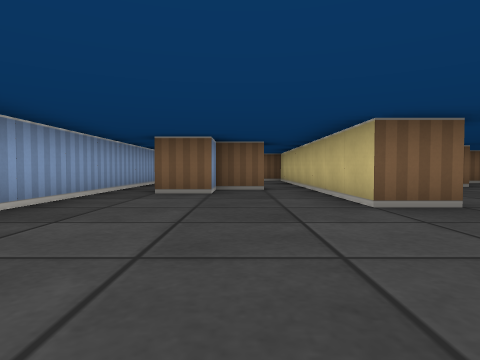
View 1 (above)

17 first-person views from a walk through a cub3D ray-caster map. The camera is about half as high as the walls, tilts 2° down and sees 75° across. The floor is counted in squares. Each view is taken from the middle of a square. On the plan, view 1 faces up. The plan holds only what a view shows up to about 9 squares ahead; the rest is blank. The place goes on beyond the plan.

View 2
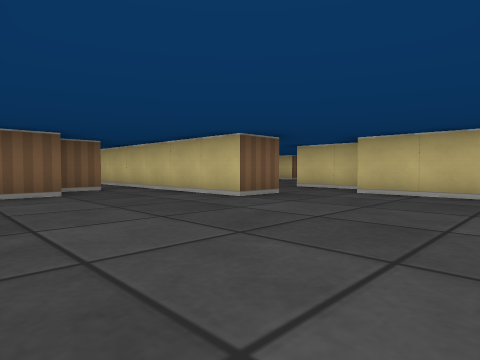

View 3
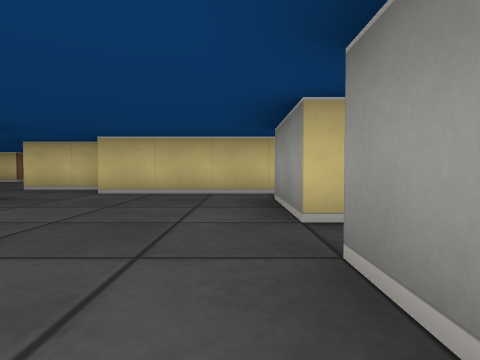

View 4
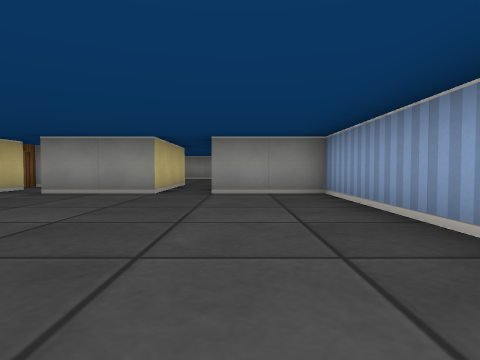

View 5
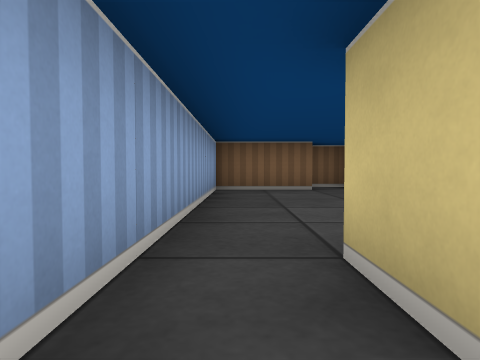

View 6
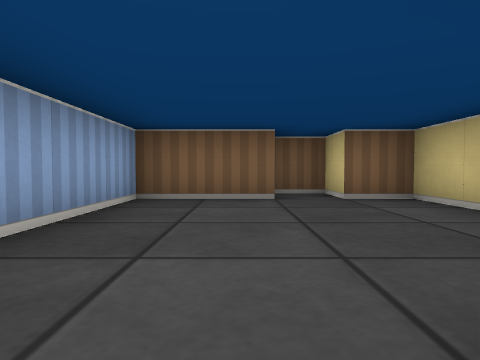

View 7
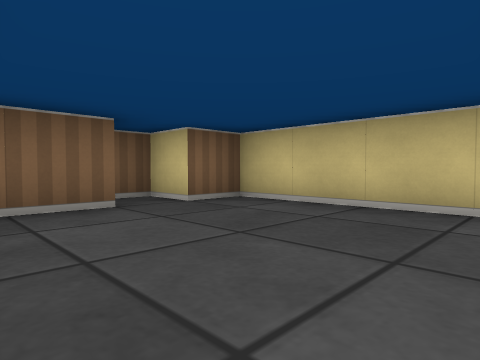

View 8
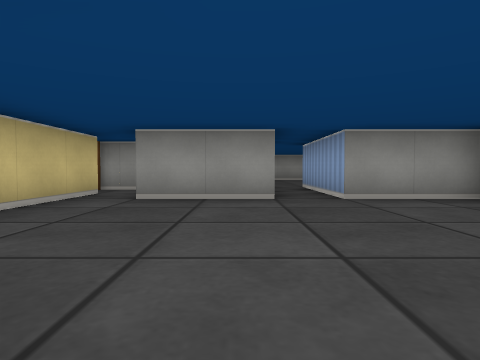

View 9
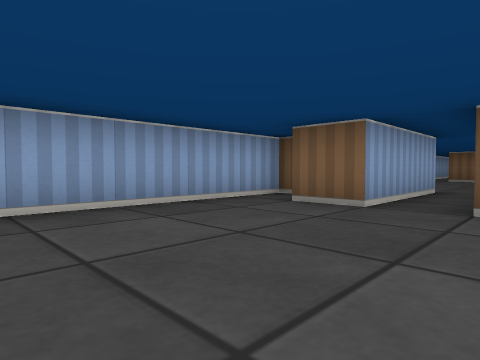

View 10
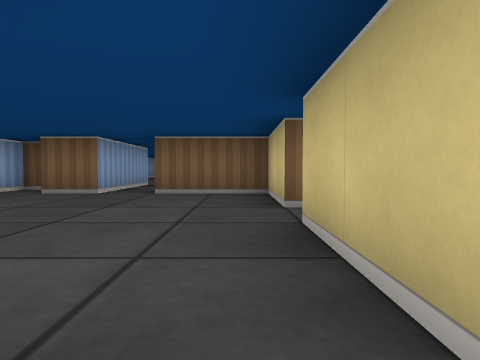

View 11
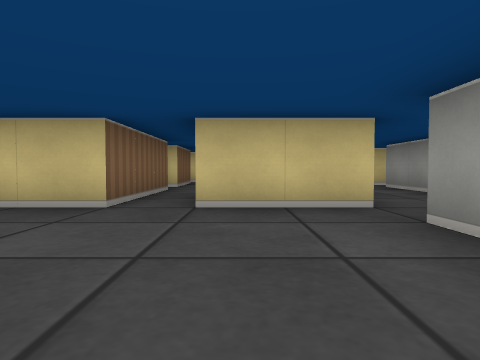

View 12
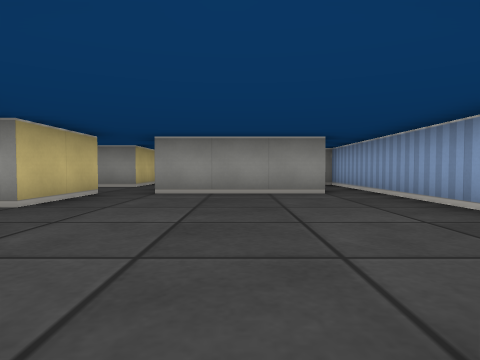

View 13
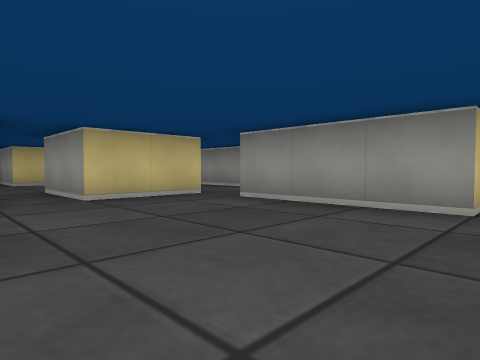

View 14
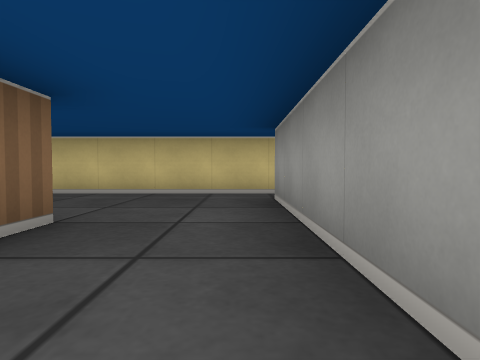

View 15
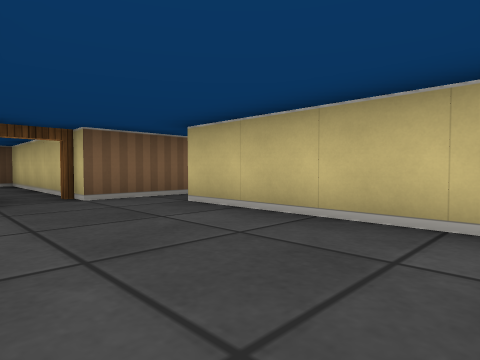

View 16
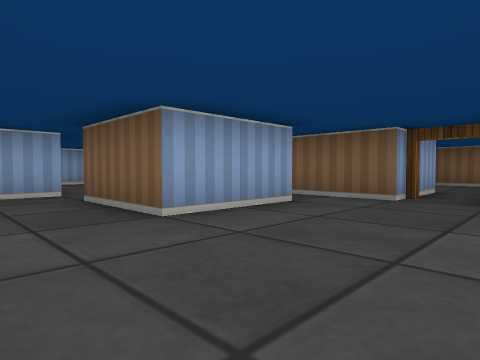

View 17
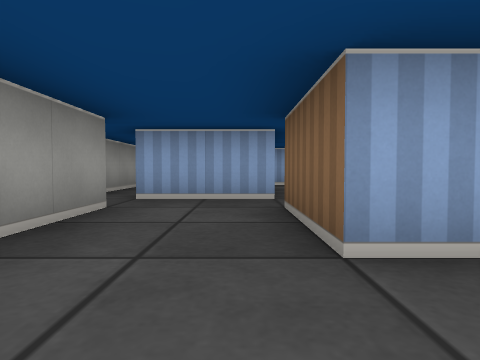

### Floor plan
Points are (right, up) in squares from view 1. A wall is a line through its corners. A room is listed if a view was taken in it or the views show most of it. See-through windows are left out.
Room 1 (views 1, 2, 3, 4, 5, 8)
walls: (2.6, 3.5) (1.5, 3.5) (1.5, 5.5); (0.5, -0.5) (2.5, -0.5); (4.5, 2.9) (4.5, 4.5); (-0.5, 5.5) (-1.5, 5.5) (-1.5, 6.5); (3.5, -1.5) (3.5, 2.5); (0.5, 6.5) (-0.5, 6.5); (3.1, -2.5) (4.2, -2.5); (-2.5, 6.5) (-2.5, -0.5) (-0.5, -0.5)
ways out: opening at (-2, 7) to room 2; opening at (1, 6.5) to room 2; opening at (0, -1) to room 3; open door at (4, -2) to room 6; opening at (3.5, 4)
Room 2 (views 6, 7)
walls: (-0.4, 11.5) (-2.5, 11.5) (-2.5, 6.5); (-0.5, 6.5) (-0.5, 5.5); (1.5, 5.5) (1.5, 11.5) (0.5, 11.5) (0.5, 12.5) (-0.5, 12.5)
ways out: opening at (-2, 7) to room 1; opening at (1, 6.5) to room 1
Room 3 (views 9, 11, 12, 13)
walls: (-1.6, -8.5) (1.5, -8.5); (2.5, -8.5) (2.5, -6.5) (4.5, -6.5); (-2.5, -2.5) (-2.5, -8.5); (4.5, -5.5) (2.5, -5.5) (2.5, -3.5) (0.5, -3.5) (0.5, -0.5); (-0.5, -0.5) (-0.5, -3.5) (-1.5, -3.5)
ways out: opening at (0, -1) to room 1; opening at (-2, -9.5) to room 4; opening at (2, -9) to room 4; opening at (3.5, -6) to room 5
Room 4 (views 10, 14)
walls: (2.5, -12) (2.5, -10.5) (4.5, -10.5); (1.5, -8.5) (1.5, -10.5); (-2.5, -8.5) (-2.5, -11.5) (0.2, -11.5); (4.5, -8.5) (2.5, -8.5)
ways out: opening at (-2, -9.5) to room 3; opening at (2, -9) to room 3; opening at (3.5, -9.5) to room 5; opening at (2, -11)
Room 5 (views 15, 16, 17)
walls: (4.5, -6.5) (4.5, -8.5); (5.5, -5.5) (4.5, -5.5); (4.5, -10.5) (6.5, -10.5); (8.2, -5.5) (6.5, -5.5); (7.5, -11) (7.5, -6.5) (9.2, -6.5)
ways out: opening at (3.5, -6) to room 3; opening at (3.5, -9.5) to room 4; open door at (6, -5) to room 6; opening at (7, -11); opening at (8, -6)
Room 6 (no view inside)
walls: (5.5, -3.5) (5.5, -5.5); (6.5, -5.5) (6.5, -0.5) (4.8, -0.5)
ways out: open door at (4, -2) to room 1; open door at (6, -5) to room 5

Where each view was taken, in squares from view 1:
view 1: 0 up, 0 right, facing up
view 2: 0 up, 2 left, facing up-right
view 3: 0 up, 2 left, facing right
view 4: 5 up, 1 left, facing down
view 5: 5 up, 2 left, facing up
view 6: 7 up, 1 left, facing up
view 7: 8 up, 2 left, facing up-right
view 8: 4 up, 1 right, facing down
view 9: 7 down, 1 right, facing up-left
view 10: 9 down, 2 right, facing up
view 11: 7 down, 1 left, facing right
view 12: 3 down, 0 right, facing down
view 13: 5 down, 2 left, facing down-right
view 14: 10 down, 2 right, facing right
view 15: 10 down, 5 right, facing up-right
view 16: 10 down, 7 right, facing up-left
view 17: 9 down, 6 right, facing left
